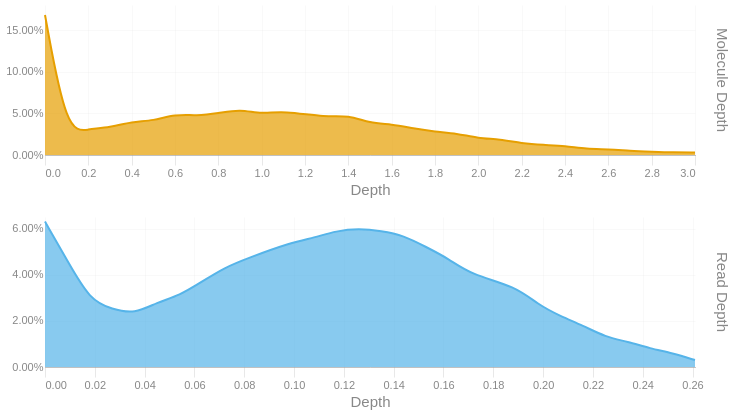

Notebook code cell kept with this figure:
### Code cell
readdep = depth_hist(tb['Read Depth'], q99, 3)
readdep = readdep.with_columns(pl.lit('Read Depth').alias('Metric'))
if not SKIPLR:
    moldep = depth_hist(tb['Molecule Depth'], mol_q99, 1)
    moldep = moldep.with_columns(pl.lit('Molecule Depth').alias('Metric'))
    _hist = pl.concat([readdep, moldep])
    _hist = _hist.filter(pl.col('Proportion') != 0)
    with SafeRender(_hist):
        (
            alt.Chart(_hist)        
            .mark_area(interpolate = "basis")
            .encode(
                x=alt.X('Bin:Q').scale(domainMin=0).axis(alt.Axis(title='Depth')),
                y = alt.Y('Proportion:Q', title = None).axis(format = '.2%'),
                color = alt.Color('Metric:N').legend(None),
                row = alt.Row("Metric:N").header(title = None, labelOrient = 'right'),
                tooltip = [
                    alt.Tooltip("Metric:N", title = "Metric"),
                    alt.Tooltip('Interval:N', title = "Depth Interval"),
                    alt.Tooltip('Proportion:Q', title = "% Alignments").format('.2%')
                ]
            )
            .resolve_scale(x='independent', y='independent')
            .properties(
                height = 150, width = 650,
                usermeta={'embedOptions': {'downloadFileName': f'{samplename}.depth.hist'}}
            )
        ).display()
else:
    readdep = readdep.filter(pl.col('Proportion') != 0)
    with SafeRender(readdep):
        (
            alt.Chart(readdep)        
            .mark_area(interpolate = "basis")
            .encode(
                x=alt.X('Bin:Q').scale(domainMin=0).axis(alt.Axis(title='Depth')),
                y = alt.Y('Proportion:Q', title = None).axis(format = '.2%'),
                tooltip = [
                    alt.Tooltip('Interval:N', title = "Depth Interval"),
                    alt.Tooltip('Proportion:Q', title = "% Alignments").format('.2%')
                ]
            )
            .properties(
                usermeta={'embedOptions': {'downloadFileName': f'{samplename}.depth.hist'}}
            )
        ).display()

### Figure 1 — Vega-Lite specification as saved in the notebook (floating-point values rounded to 4 significant figures)
{"width": 650, "height": 150, "config": {"title": {"anchor": "start", "dy": -15, "fontSize": 18, "color": "#888888", "subtitleColor": "#888888", "subtitleFontSize": 14}, "arc": {"fill": "#0072B2"}, "axis": {"domainColor": "#888888", "domainWidth": 0.5, "gridWidth": 0.2, "grid": false, "titleFontWeight": 400, "titleFontSize": 15, "labelFontSize": 11, "labelColor": "#888888", "tickColor": "#888888", "tickWidth": 0.2, "titleColor": "#888888"}, "axisBand": {"grid": false}, "axisX": {"grid": true, "tickSize": 10, "domainCap": "round"}, "axisY": {"domain": false, "grid": true, "tickSize": 0, "domainCap": "round"}, "background": "transparent", "header": {"labelFontSize": 15, "labelColor": "#888888", "titleFontSize": 15, "titleFontWeight": 600, "titleColor": "#888888"}, "legend": {"labelFont": "sans-serif", "labelFontSize": 12, "labelColor": "#888888", "symbolSize": 100, "symbolType": "circle", "titleFontSize": 12, "titlePadding": 10, "titleColor": "#888888", "title": null}, "range": {"category": ["#E69F00", "#56B4E9", "#009E73", "#F0E442", "#0072B2", "#D55E00", "#CC79A7", "#000000"], "diverging": ["#cfe8f3", "#a2d4ec", "#73bfe2", "#46abdb", "#1696d2", "#12719e"]}, "area": {"fill": "#0072B2", "fillOpacity": 0.7, "line": true, "strokeOpacity": 0.7}, "line": {"color": "#0072B2", "stroke": "#0072B2", "strokeWidth": 2}, "trail": {"color": "#0072B2", "stroke": "#0072B2", "strokeWidth": 0, "size": 1}, "point": {"filled": true, "fillOpacity": 1.0, "size": 95}, "text": {"color": "#888888", "fontSize": 11, "align": "right", "fontWeight": 400, "size": 11}, "bar": {"fill": "#0072B2", "stroke": null}, "view": {"stroke": null, "continuousWidth": 660, "continuousHeight": 400}}, "data": {"name": "data-d36c42826ac9d790b6f5bf72c28de77f"}, "mark": {"type": "area", "interpolate": "basis"}, "encoding": {"color": {"field": "Metric", "legend": null, "type": "nominal"}, "row": {"field": "Metric", "header": {"title": null, "labelOrient": "right"}, "type": "nominal"}, "tooltip": [{"field": "Metric", "title": "Metric", "type": "nominal"}, {"field": "Interval", "title": "Depth Interval", "type": "nominal"}, {"field": "Proportion", "format": ".2%", "title": "% Alignments", "type": "quantitative"}], "x": {"axis": {"title": "Depth"}, "field": "Bin", "scale": {"domainMin": 0}, "type": "quantitative"}, "y": {"axis": {"format": ".2%"}, "field": "Proportion", "title": null, "type": "quantitative"}}, "resolve": {"scale": {"x": "independent", "y": "independent"}}, "usermeta": {"embedOptions": {"downloadFileName": "TF26LRJL0096_5B_10484332_23Y22YLT4_L7.depth.hist"}}, "$schema": "https://vega.github.io/schema/vega-lite/v6.4.1.json", "datasets": {"data-d36c42826ac9d790b6f5bf72c28de77f": [{"Bin": 0.0, "Interval": "0.0-0.009", "Proportion": 0.063, "Metric": "Read Depth"}, {"Bin": 0.009, "Interval": "0.009-0.018", "Proportion": 0.046, "Metric": "Read Depth"}, {"Bin": 0.018, "Interval": "0.018-0.027", "Proportion": 0.029, "Metric": "Read Depth"}, {"Bin": 0.027, "Interval": "0.027-0.036", "Proportion": 0.025, "Metric": "Read Depth"}, {"Bin": 0.036, "Interval": "0.036-0.045", "Proportion": 0.023, "Metric": "Read Depth"}, {"Bin": 0.045, "Interval": "0.045-0.054", "Proportion": 0.028, "Metric": "Read Depth"}, {"Bin": 0.054, "Interval": "0.054-0.063", "Proportion": 0.031, "Metric": "Read Depth"}, {"Bin": 0.063, "Interval": "0.063-0.072", "Proportion": 0.037, "Metric": "Read Depth"}, {"Bin": 0.072, "Interval": "0.072-0.081", "Proportion": 0.043, "Metric": "Read Depth"}, {"Bin": 0.081, "Interval": "0.081-0.09", "Proportion": 0.047, "Metric": "Read Depth"}, {"Bin": 0.099, "Interval": "0.099-0.108", "Proportion": 0.054, "Metric": "Read Depth"}, {"Bin": 0.108, "Interval": "0.108-0.117", "Proportion": 0.056, "Metric": "Read Depth"}, {"Bin": 0.117, "Interval": "0.117-0.126", "Proportion": 0.059, "Metric": "Read Depth"}, {"Bin": 0.126, "Interval": "0.126-0.135", "Proportion": 0.06, "Metric": "Read Depth"}, {"Bin": 0.135, "Interval": "0.135-0.144", "Proportion": 0.059, "Metric": "Read Depth"}, {"Bin": 0.144, "Interval": "0.144-0.153", "Proportion": 0.057, "Metric": "Read Depth"}, {"Bin": 0.153, "Interval": "0.153-0.162", "Proportion": 0.052, "Metric": "Read Depth"}, {"Bin": 0.162, "Interval": "0.162-0.171", "Proportion": 0.047, "Metric": "Read Depth"}, {"Bin": 0.171, "Interval": "0.171-0.18", "Proportion": 0.04, "Metric": "Read Depth"}, {"Bin": 0.189, "Interval": "0.189-0.198", "Proportion": 0.035, "Metric": "Read Depth"}, {"Bin": 0.198, "Interval": "0.198-0.207", "Proportion": 0.027, "Metric": "Read Depth"}, {"Bin": 0.207, "Interval": "0.207-0.216", "Proportion": 0.022, "Metric": "Read Depth"}, {"Bin": 0.216, "Interval": "0.216-0.225", "Proportion": 0.018, "Metric": "Read Depth"}, {"Bin": 0.225, "Interval": "0.225-0.234", "Proportion": 0.013, "Metric": "Read Depth"}, {"Bin": 0.234, "Interval": "0.234-0.243", "Proportion": 0.011, "Metric": "Read Depth"}, {"Bin": 0.243, "Interval": "0.243-0.252", "Proportion": 0.008, "Metric": "Read Depth"}, {"Bin": 0.252, "Interval": "0.252-0.261", "Proportion": 0.006, "Metric": "Read Depth"}, {"Bin": 0.261, "Interval": "0.261-0.27", "Proportion": 0.003, "Metric": "Read Depth"}, {"Bin": 0.0, "Interval": "0.0-0.1", "Proportion": 0.168, "Metric": "Molecule Depth"}, {"Bin": 0.1, "Interval": "0.1-0.2", "Proportion": 0.026, "Metric": "Molecule Depth"}, {"Bin": 0.2, "Interval": "0.2-0.3", "Proportion": 0.031, "Metric": "Molecule Depth"}, {"Bin": 0.3, "Interval": "0.3-0.4", "Proportion": 0.033, "Metric": "Molecule Depth"}, {"Bin": 0.4, "Interval": "0.4-0.5", "Proportion": 0.04, "Metric": "Molecule Depth"}, {"Bin": 0.5, "Interval": "0.5-0.6", "Proportion": 0.041, "Metric": "Molecule Depth"}, {"Bin": 0.6, "Interval": "0.6-0.7", "Proportion": 0.049, "Metric": "Molecule Depth"}, {"Bin": 0.7, "Interval": "0.7-0.8", "Proportion": 0.047, "Metric": "Molecule Depth"}, {"Bin": 0.8, "Interval": "0.8-0.9", "Proportion": 0.05, "Metric": "Molecule Depth"}, {"Bin": 0.9, "Interval": "0.9-1.0", "Proportion": 0.055, "Metric": "Molecule Depth"}, {"Bin": 1.0, "Interval": "1.0-1.1", "Proportion": 0.049, "Metric": "Molecule Depth"}, {"Bin": 1.1, "Interval": "1.1-1.3", "Proportion": 0.053, "Metric": "Molecule Depth"}, {"Bin": 1.3, "Interval": "1.3-1.4", "Proportion": 0.045, "Metric": "Molecule Depth"}, {"Bin": 1.4, "Interval": "1.4-1.5", "Proportion": 0.048, "Metric": "Molecule Depth"}, {"Bin": 1.5, "Interval": "1.5-1.6", "Proportion": 0.038, "Metric": "Molecule Depth"}, {"Bin": 1.6, "Interval": "1.6-1.7", "Proportion": 0.037, "Metric": "Molecule Depth"}, {"Bin": 1.7, "Interval": "1.7-1.8", "Proportion": 0.032, "Metric": "Molecule Depth"}, {"Bin": 1.8, "Interval": "1.8-1.9", "Proportion": 0.028, "Metric": "Molecule Depth"}, {"Bin": 1.9, "Interval": "1.9-2.0", "Proportion": 0.026, "Metric": "Molecule Depth"}, {"Bin": 2.0, "Interval": "2.0-2.1", "Proportion": 0.02, "Metric": "Molecule Depth"}, {"Bin": 2.1, "Interval": "2.1-2.2", "Proportion": 0.019, "Metric": "Molecule Depth"}, {"Bin": 2.2, "Interval": "2.2-2.3", "Proportion": 0.014, "Metric": "Molecule Depth"}, {"Bin": 2.3, "Interval": "2.3-2.4", "Proportion": 0.012, "Metric": "Molecule Depth"}, {"Bin": 2.4, "Interval": "2.4-2.5", "Proportion": 0.011, "Metric": "Molecule Depth"}, {"Bin": 2.5, "Interval": "2.5-2.6", "Proportion": 0.007, "Metric": "Molecule Depth"}, {"Bin": 2.6, "Interval": "2.6-2.7", "Proportion": 0.007, "Metric": "Molecule Depth"}, {"Bin": 2.7, "Interval": "2.7-2.8", "Proportion": 0.005, "Metric": "Molecule Depth"}, {"Bin": 2.8, "Interval": "2.8-2.9", "Proportion": 0.004, "Metric": "Molecule Depth"}, {"Bin": 2.9, "Interval": "2.9-3.0", "Proportion": 0.003, "Metric": "Molecule Depth"}, {"Bin": 3.0, "Interval": "3.0-3.13", "Proportion": 0.003, "Metric": "Molecule Depth"}]}}
